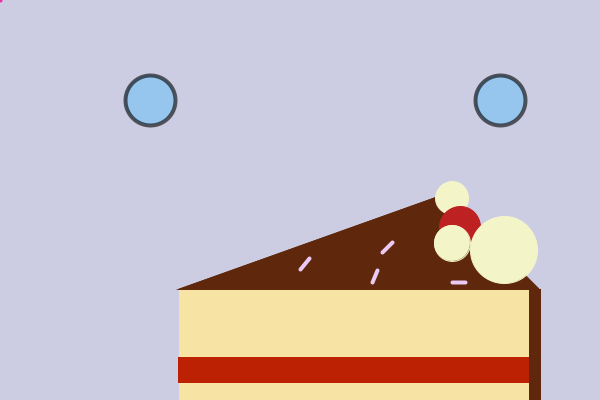
Frame 1 (no input)
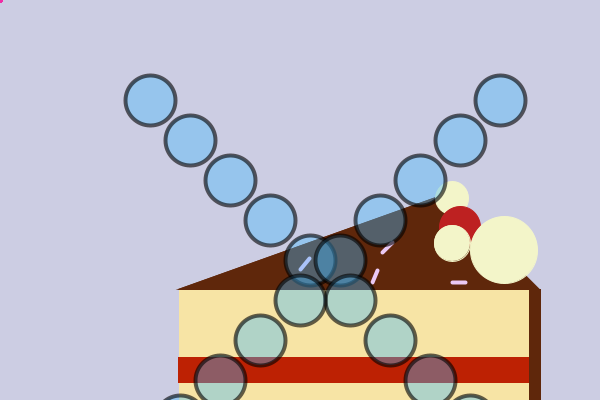
Frame 60 (the mouse pressed at the canvas centre just before this capture)
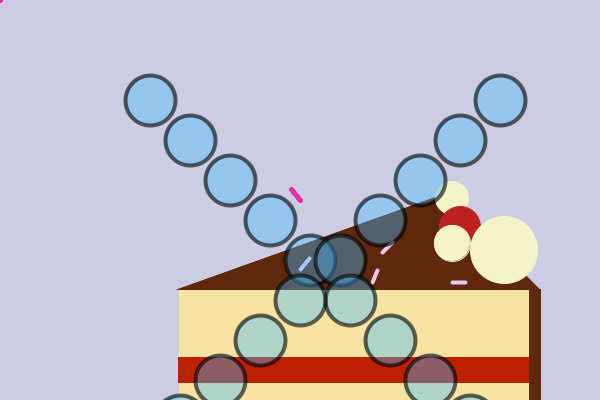
Frame 120 (the mouse held since frame 60 and released just before this capture)

The Processing sketch that drew these frames (run headless with seeded random() and noise(); from frame 60 on, the mouse is pressed at the canvas centre):

// Processing sketch: valerie
// ── valerie.pde
int circleX=150;
int circleY=100;

int circleA=500;
int circleB=100;

void setup() {
  size(600, 400);
  background(204, 205, 227);
  fill(247, 228, 165);
  stroke(247, 228, 165);
  rect(179, 290, 360, 450);
  fill(95, 39, 11);
  stroke(95, 39, 11);
  triangle(178, 289, 444, 194, 539, 289);
  rect(529, 289, 11, 129);
  stroke(189, 33, 3);
  fill(189, 33, 3);
  rect(178, 357, 350, 25);

  //cherry baubles
  fill(243, 245, 201);
  stroke(243, 245, 201);
  ellipse(452, 198, 33, 33);
  fill(189, 33, 33);
  stroke(189, 33, 33);
  ellipse(460, 227, 41, 41);
  fill(243, 245, 201);
  stroke(243, 245, 201);
  ellipse(452, 243, 36, 36);
  ellipse(504, 250, 67, 67);

  //existing sprinkles
  strokeWeight(4);
  stroke(235, 201, 245);
  line(300, 269, 309, 258);
  line(382, 252, 392, 242);
  line(452, 282, 465, 282);
  line(377, 270, 372, 282);
}

void draw() {
  //add sprinkles
  strokeWeight(4);
  stroke(241, 45, 165);
  line(mouseX, mouseY, mouseX-9, mouseY-11);

  //X out cake
  stroke(0, 0, 0, 155);
  fill(66, 183, 252, 100);
  ellipse(circleX, circleY, 50, 50);
  circleY=circleY+40;
  circleX=circleX+40;

  ellipse(circleA, circleB, 50, 50);
  circleA=circleA-40;
  circleB=circleB+40;
  
  
}

void keyPressed() {
  fill(0);
  textSize(48);
  text("You can't have it",50,60);
}

void mousePressed() {
  
}
